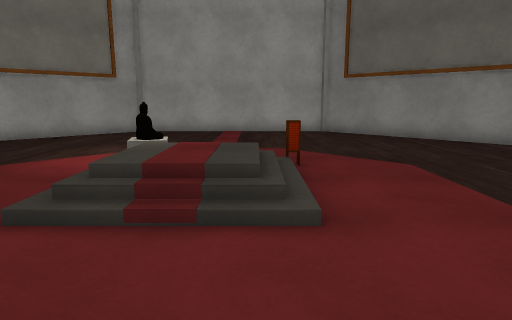
View 1 (above)

12 first-person views from a walk through a Unity game level. The camera is 1.3 m above the floor, tilts 10° down and sees 75° across. The floor is counted in squares, 1 m on a side. Each view is taken from the middle of a square. On the plan, view 1 faces up. The plan holds only what a view shows up to about 14 squares ahead; the rest is blank. The player character is not drawn. Some surface patterns are stand-ins.

View 2
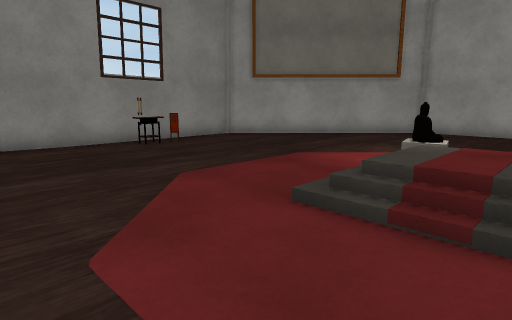

View 3
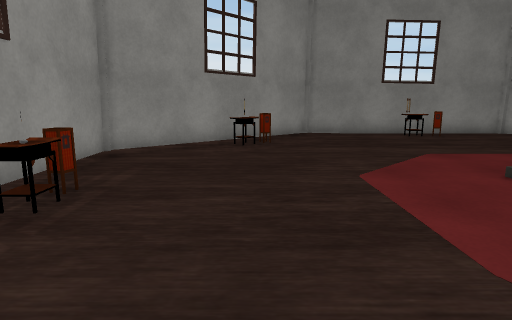

View 4
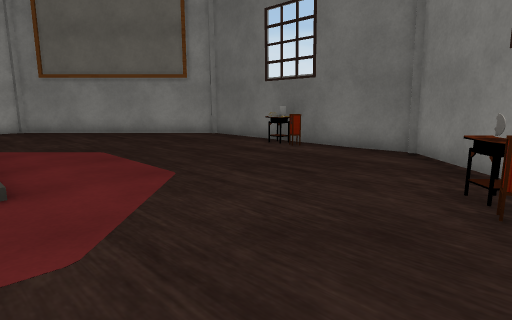

View 5
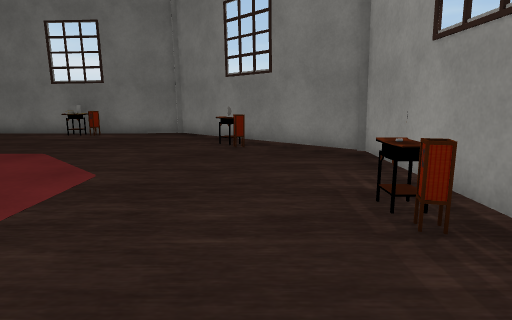

View 6
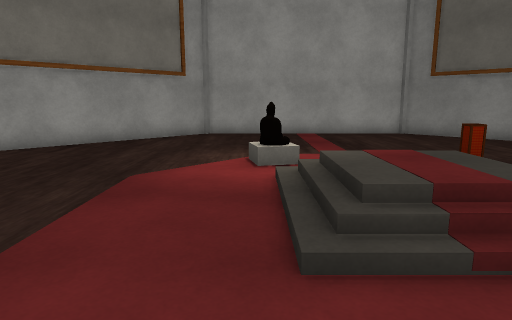

View 7
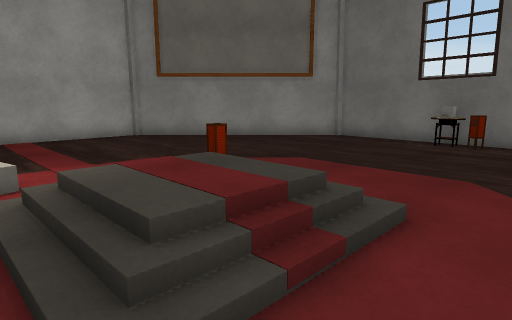

View 8
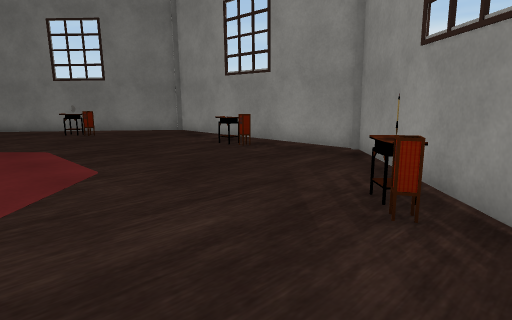

View 9
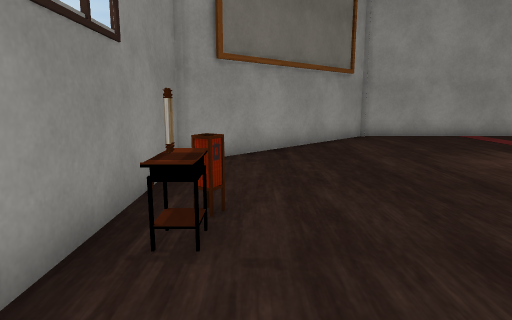

View 10
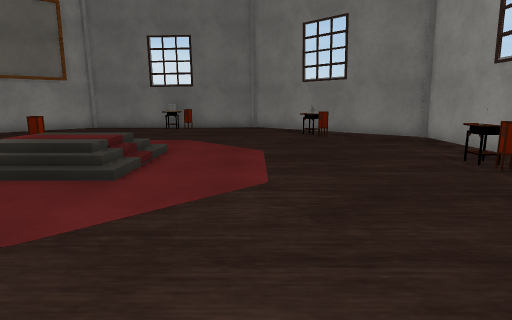

View 11
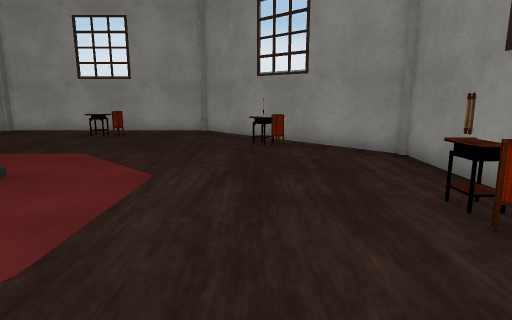

View 12
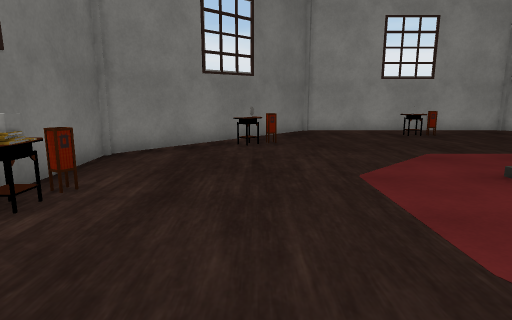

### Floor plan
Key: @ floor where view 1 was taken; # wall or solid block; . main floor; : floor 0.5 m higher than the main floor; / step, stairs or slope; = window, fence, low wall or low ledge; T table; O other object.
Columns run from 11 left of view 1 to 9 right of it. Each row starts with its distance up from view 1.
 15      ###########
 14     ##.........##
 13    ##...........##
 12   ##.............##
 11  ##...............##
 10 ##.................##
  9 #...................#
  8 #.......O.  ........#
  7 #.........  =.......#
  6 #==......///.......T#
  5 #OT....../:/......OO#
  4 #........///.......=#
  3 #...................#
  2 #...................#
  1 #...................#
  0 ##.........@.......##
 -1  ###T..........=TT##
 -2    #T...........###
 -3    ##...........#
 -4     ##...=OT...##
 -5      ###########

Positions as (right, up) in squares from view 1, and headings:
1: (0, 0), facing up
2: (0, 0), facing up-left
3: (3, -1), facing left
4: (0, -2), facing up-right
5: (-5, -2), facing right
6: (-3, 1), facing up
7: (-3, 2), facing up-right
8: (-9, 3), facing down-right
9: (-9, 2), facing up
10: (-8, 1), facing right
11: (-7, 9), facing down
12: (5, 9), facing down
